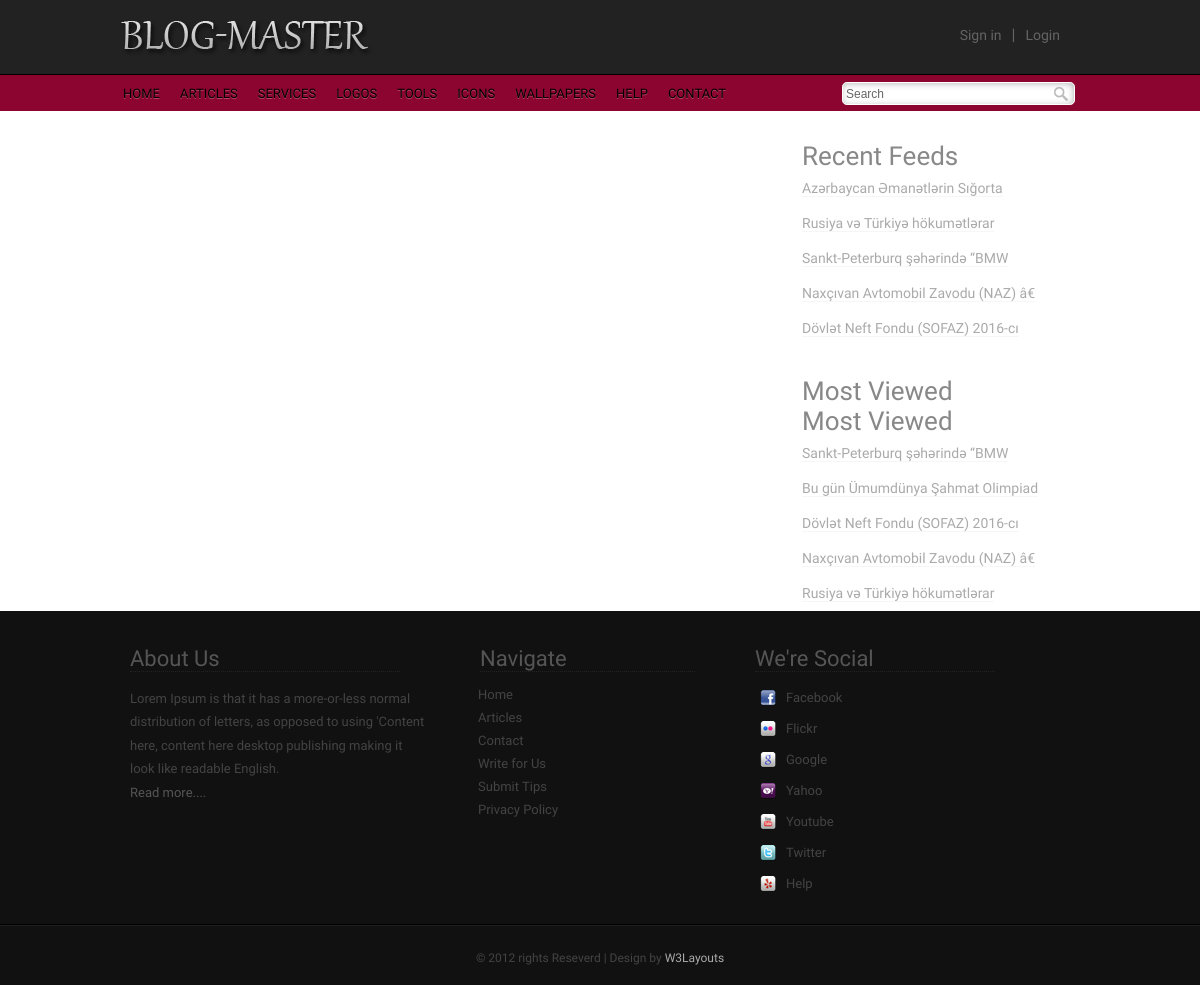
Screenshot of /search.php with the database file from the repository.
### tables this page shows
CREATE TABLE `navbar` (
  `id` int(11) NOT NULL,
  `name` varchar(50) NOT NULL
);

CREATE TABLE `news` (
  `id` int(11) NOT NULL,
  `headContent` text NOT NULL,
  `content` text NOT NULL,
  `image` varchar(200) NOT NULL,
  `data` timestamp NOT NULL DEFAULT CURRENT_TIMESTAMP ON UPDATE CURRENT_TIMESTAMP,
  `viewed` int(11) NOT NULL
);

### config.php (called while the page is built, shortened)
<?php
class database{
	public $hostname = 'localhost';
	public $username = 'root';
	public $password = '';
	public $db_name = 'week10day04-task';
	public $connect;
	public function __construct(){
		$this -> connect = mysqli_connect($this -> hostname, $this -> username, $this -> password, $this -> db_name);
	}
	public function select($table, $column = "*", $id = NULL, $whereColumn = NULL, $search=NULL, $orderByColumn = NULL, $ABC_DESC = NULL, $limit = NULL){
		if($this->connect){
			$sql = "SELECT $column FROM $table ";
			if ($orderByColumn != NULL || $ABC_DESC != NULL) {
				$sql .= ' ORDER BY '.$orderByColumn.' '.$ABC_DESC;
			}
			if ($limit != NULL) {
				$sql .= " LIMIT ".$limit;
			}
			$query = mysqli_query($this -> connect, $sql);
			return $query;
		}else{
			echo'Error';
		}
	}
}

### recend.php (the view)
<div class="side_top">
	<h2>Recent Feeds</h2>
	<div class="list1">
		<ul>
			<?php
				$con = new database;
				$bb = $con->select('news','*',NULL,NULL,NULL,'id','DESC',5);
				while($row = mysqli_fetch_assoc($bb)){ $content = substr($row['content'], 0, 36) ?>
					<li><a href="single.php?id=<?=$row['id'];?>"><?=$content;?></a></li>
			<?php
				}
			?>
		</ul>
	</div>
</div>

### header.php (shortened to what this page needs)
<div class="header">
	<div class="header_top">
		<div class="wrap">
			<div class="logo">
			     <a href="index.php"><img src="images/logo.png" alt="" /></a>
			</div>
			<div class="login_button">
			    <ul>
			    <li><a href="#">Sign in</a><li> |
			    <li><a href="admin/login.php">Login</a></li>
			    </ul>
			</div>
		</div>
	</div>
	<div class="header_bottom">
		<div class="wrap">
			<div class="menu">
			    <ul>
			    	<?php
			    		include 'config.php';
			    		$conn = new database;
			    		$answer = $conn -> select('navbar', 'name');
			    		while($row = mysqli_fetch_assoc($answer)){ ?>
			    		<li><a href="index.php"><?=$row['name'];?></a></li>
			    	<?php } ?>
			    	<li><a href="contact.php">CONTACT</a></li>
			    </ul>
			</div>
			<div class="search_box">
			    <form action="search.php" method="POST">
			    <input type="text" name="search" value="Search" onfocus="this.value = '';" onblur="if (this.value == '') {this.value = 'Search';}"><input type="submit" name="submit" value="">
			    </form>
			</div>
		</div>
	</div>
</div>

### mostViewed.php
<h2>Most Viewed</h2>
<div class="list2">
	<ul><?php
			$con= new database;
			$b = $con->select('news','*',NULL,NULL,NULL,'viewed','DESC',5);
			while($row = mysqli_fetch_assoc($b)){ $content = substr($row['content'], 0, 36) ?>
				<li><a href="single.php?id=<?=$row['id'];?>"><?=$content;?></a></li>
		<?php
			}
		?>
	</ul>
</div>

### css/style.css (style rules this page uses)
html,body,div,span,applet,object,iframe,h1,h2,h3,h4,h5,h6,p,blockquote,pre,a,abbr,acronym,address,big,cite,code,del,dfn,em,img,ins,kbd,q,s,samp,small,strike,strong,sub,sup,tt,var,b,u,i,dl,dt,dd,ol,nav ul,nav li,fieldset,form,label,legend,table,caption,tbody,tfoot,thead,tr,th,td,article,aside,canvas,details,embed,figure,figcaption,footer,header,hgroup,menu,nav,output,ruby,section,summary,time,mark,audio,video { margin:0;padding:0;border:0;font-size:100%;font:inherit;vertical-align:baseline; }
ol,ul { list-style:none;margin:0;padding:0; }
a { text-decoration:none; }
img { max-width:100%; }
body { font-family: 'Monda', sans-serif; }
.wrap { width:1000px; margin:0 auto; }
.header_top { background:#222; border-bottom: 1px solid black; padding:5px 0; }
.header_bottom { background:#8B0530; border-top: 1px solid #920029; }
.logo { float:left; margin-left:15px; }
.login_button { float:right; color:#646464; margin:20px 30px; }
.login_button li { display:inline-block; }
.login_button li a { color:#646464; font-size:14px; padding:0 10px; }
.menu { float:left; margin-left:15px; }
.menu li { display:inline-block; }
.menu li a { text-decoration:none; display:block; color:#000; text-shadow: 0 1px 0 #fff; text-shadow: 0 1px 0 #B34761; font-size:13px; margin:10px 8px; }
.search_box { float:right; margin:6px 25px; border:1px solid #fff; background:#FFF; border-radius:0.3em; position:relative; -moz-box-shadow: inset -1px 1px 7px -1px #aaa; -webkit-box-shadow: inset -1px 1px 7px -1px #aaa; box-shadow: inset -1px 1px 7px -1px #aaa; }
.search_box input[type="text"] { border:none; outline:none; background:none; font-size:12px; color:#666; width:195px; padding:3px; }
.search_box input[type="submit"] { border:none; cursor:pointer; background:url(../images/search.png) no-repeat 9px 1px; position:relative; width:30px; }
.side_top { padding:30px 0 0 20px; }
.side_top h2 { font-size:26px; color:#888; }
.list1 li a { font-size:14px; color:#AAA; line-height:2.5em; border-bottom:1px solid #f6f6f6; }
.side_bottom h2 { font-size:26px; color:#888; }
.list2 li a { font-size:14px; color:#AAA; line-height:2.5em; border-bottom:1px solid #f6f6f6; }

### rows the page displays
navbar: name "HOME"
navbar: name "ARTICLES"
navbar: name "SERVICES"
navbar: name "LOGOS"
navbar: name "TOOLS"
navbar: name "ICONS"
navbar: name "WALLPAPERS"
navbar: name "HELP"
news: content "Azərbaycan Əmanətlərin Sığorta"
news: content "Rusiya və Türkiyə hökumətlərar"
news: content "Sankt-Peterburq şəhərində “BMW"
news: content "Naxçıvan Avtomobil Zavodu (NAZ) â€"
news: content "Dövlət Neft Fondu (SOFAZ) 2016-cı"
news: content "Bu gün Ümumdünya Şahmat Olimpiad"
